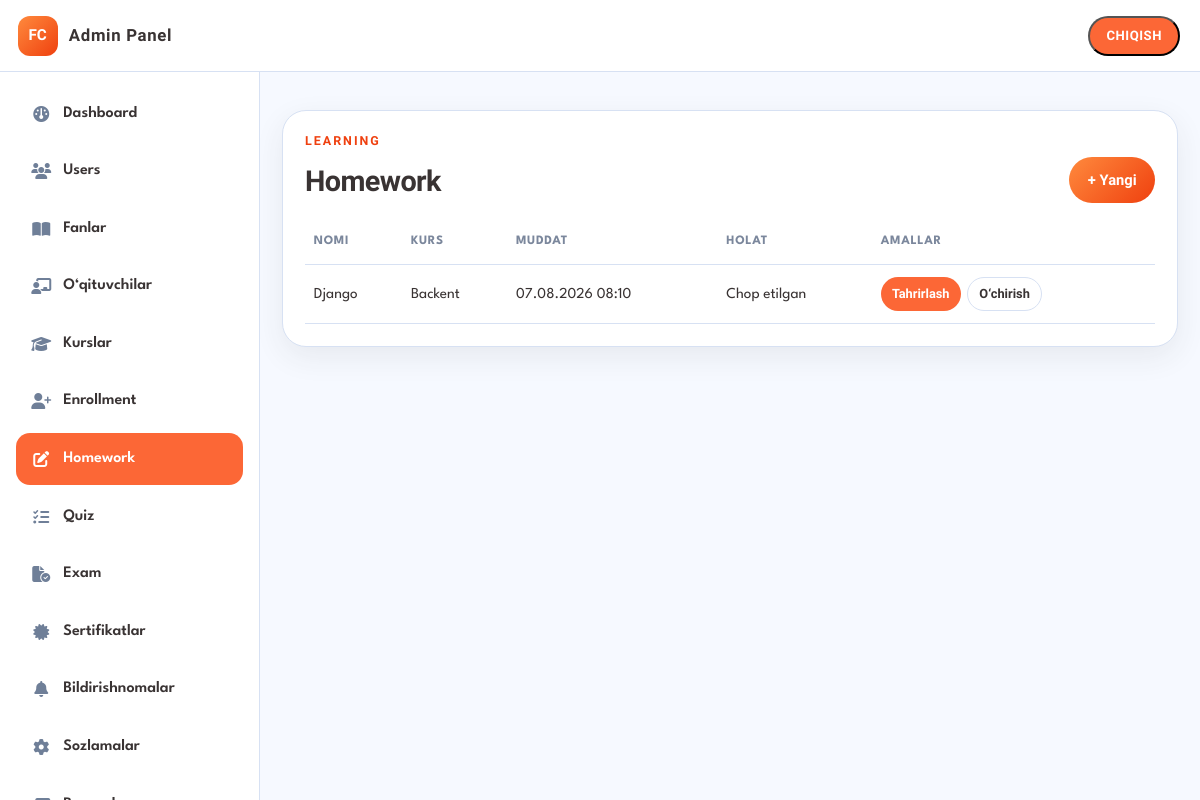
Page /portal/admin/homeworks/ (signed in) on the committed database.
### learning/models.py (models this page shows, shortened)
class Homework(models.Model):
    lesson = models.ForeignKey(
        Lesson,
        on_delete=models.CASCADE,
        related_name="homeworks",
        null=True,
        blank=True,
    )
    course = models.ForeignKey(Course, on_delete=models.CASCADE, related_name="homeworks")
    title = models.CharField(max_length=150)
    description = models.TextField(blank=True)
    due_date = models.DateTimeField(blank=True, null=True)
    is_published = models.BooleanField(default=True)
    created_at = models.DateTimeField(auto_now_add=True)
    class Meta:
        ordering = ["-created_at"]
        verbose_name = "Uy vazifa"
        verbose_name_plural = "Uy vazifalar"

class Course(models.Model):
    title = models.CharField(max_length=150)
    slug = models.SlugField(max_length=170, unique=True)
    short_description = models.CharField(max_length=300, blank=True)
    description = models.TextField(blank=True)
    cover = models.ImageField(upload_to="courses/", blank=True, null=True)
    subject = models.ForeignKey(
        Subject,
        on_delete=models.SET_NULL,
        null=True,
        blank=True,
        related_name="courses",
    )
    teacher = models.ForeignKey(
        Teacher,
        on_delete=models.SET_NULL,
        null=True,
        blank=True,
        related_name="courses",
    )
    duration = models.CharField(max_length=80, blank=True)
    is_published = models.BooleanField(default=False, db_index=True)
    show_on_landing = models.BooleanField(default=True, db_index=True)
    sort_order = models.PositiveIntegerField(default=0)
    created_at = models.DateTimeField(auto_now_add=True)
    updated_at = models.DateTimeField(auto_now=True)
    class Meta:
        ordering = ["sort_order", "title"]
        verbose_name = "Kurs"
        verbose_name_plural = "Kurslar"
    def __str__(self):
        return self.title

### portal/assessments_admin.py (the view)
# urls.py: path("portal/admin/homeworks/", views.admin_homeworks, name="admin_homeworks"),
@admin_required
def admin_homeworks(request):
    return _render(
        request,
        "portal/admin/homeworks.html",
        {
            "items": Homework.objects.select_related("course", "lesson").all(),
        },
    )

### accounts/models.py (called while the page is built)
    @property
    def is_admin(self):
        return self.role == Role.ADMIN or self.user.is_superuser

    @property
    def is_student(self):
        return self.role == Role.STUDENT and not self.user.is_superuser

### accounts/permissions.py (called while the page is built)
def get_profile(user) -> Profile:
    profile, _ = Profile.objects.get_or_create(
        user=user,
        defaults={
            "role": Role.ADMIN if user.is_superuser else Role.STUDENT,
            "full_name": user.get_full_name() or user.username,
            "is_email_verified": user.is_superuser,
            "must_change_password": not user.is_superuser,
        },
    )
    return profile

def _password_gate(request, profile):
    if profile.must_change_password:
        return redirect("accounts:force_password_change")
    return None

def admin_required(view_func):
    @login_required
    @wraps(view_func)
    def _wrapped(request, *args, **kwargs):
        profile = get_profile(request.user)
        request.profile = profile
        blocked = _password_gate(request, profile)
        if blocked:
            return blocked
        if profile.is_admin:
            return view_func(request, *args, **kwargs)
        messages.error(request, "Faqat administrator kira oladi.")
        return redirect(role_home_url_name(request.user))
    return _wrapped

### portal/assessments_admin.py (called while the page is built)
def _render(request, template, context=None):
    return render(request, template, context or {})

### templates/portal/admin/homeworks.html (shortened to what this page needs)
{% extends "portal/admin/admin_base.html" %}
{% block content %}
<section class="panel">
  <div class="panel-head">
    <div><p class="eyebrow">Learning</p><h2>Homework</h2></div>
    <a class="btn btn-primary" href="{% url 'portal:admin_homework_create' %}">+ Yangi</a>
  </div>
  <div class="table-wrap">
    <table class="data-table">
      <thead><tr><th>Nomi</th><th>Kurs</th><th>Muddat</th><th>Holat</th><th>Amallar</th></tr></thead>
      <tbody>
        {% for item in items %}
          <tr>
            <td>{{ item.title }}</td>
            <td>{{ item.course }}</td>
            <td>{% if item.due_date %}{{ item.due_date|date:"d.m.Y H:i" }}{% else %}—{% endif %}</td>
            <td>{% if item.is_published %}Chop etilgan{% else %}Qoralama{% endif %}</td>
            <td class="actions">
              <a class="btn-mini" href="{% url 'portal:admin_homework_edit' item.pk %}">Tahrirlash</a>
              <form method="post" action="{% url 'portal:admin_homework_delete' item.pk %}" onsubmit="return confirm('O‘chirishni tasdiqlaysizmi?');">
                {% csrf_token %}<button class="btn-mini ghost" type="submit">O‘chirish</button>
              </form>
            </td>
          </tr>
        {% empty %}
          <tr><td colspan="5">Uy vazifa yo‘q.</td></tr>
        {% endfor %}
      </tbody>
    </table>
  </div>
</section>
{% endblock %}

### static/css/styles.css (style rules this page uses)
:root { --bg: #f6f9ff; --white: #ffffff; --main-dark: #393333; --muted: #7b879c; --stroke: #d7e1f3; --icon-light: #e6edfb; --accent: #fc6736; --accent-deep: #ef400f; --blue: #009bf5; --blue-2: #3b82f6; --blue-soft: #60a5fa; --green: #00cc81; --cyan: #00bcd3; --gold: #fdc61d; --sidebar: 260px; --topbar: 72px; --radius: 20px; --shadow: 0 10px 30px rgba(57, 51, 51, 0.08); --font: "League Spartan", system-ui, sans-serif; --font-display: "Oxanium", system-ui, sans-serif; }
*, *::before, *::after { box-sizing: border-box; }
html { scroll-behavior: smooth; }
body { margin: 0; font-family: var(--font); color: var(--main-dark); background: var(--bg); line-height: 1.5; }
a { color: inherit; text-decoration: none; }
h1, h2, h3, .brand-text, .eyebrow { font-family: var(--font-display); margin: 0; letter-spacing: -0.02em; }
p { margin: 0; }
.eyebrow { font-size: 0.78rem; font-weight: 700; letter-spacing: 0.16em; text-transform: uppercase; margin-bottom: 0.55rem; opacity: 0.9; }
.panel .eyebrow, .growth-panel .eyebrow, .streak-panel .eyebrow, .contact-panel .eyebrow { color: var(--accent-deep); opacity: 1; }
.btn { display: inline-flex; align-items: center; justify-content: center; min-height: 46px; padding: 0.7rem 1.15rem; border-radius: 999px; border: 0; font-family: var(--font-display); font-weight: 700; font-size: 0.92rem; cursor: pointer; transition: transform 0.2s ease, filter 0.2s ease, background 0.2s ease; }
.btn-primary { background: linear-gradient(135deg, #ff8a3d, var(--accent-deep)); color: #fff; }
.panel { margin-top: 1.1rem; padding: 1.35rem; background: var(--white); border: 1px solid var(--stroke); border-radius: 24px; box-shadow: var(--shadow); }
.panel-head { display: flex; align-items: end; justify-content: space-between; gap: 1rem; margin-bottom: 1.1rem; }
.panel h2, .growth-panel h2, .streak-panel h2, .contact-panel h2 { font-size: clamp(1.35rem, 2.4vw, 1.8rem); font-weight: 800; }

### static/css/portal.css (style rules this page uses)
.portal-body { min-height: 100svh; }
.table-wrap { overflow-x: auto; }
.data-table { width: 100%; border-collapse: collapse; font-size: 0.95rem; }
.data-table th, .data-table td { padding: 0.75rem 0.55rem; border-bottom: 1px solid var(--stroke); text-align: left; vertical-align: middle; }
.data-table th { color: var(--muted); font-size: 0.8rem; text-transform: uppercase; letter-spacing: 0.05em; }
.actions { display: flex; gap: 0.4rem; flex-wrap: wrap; }
.actions form { margin: 0; }
.btn-mini { display: inline-flex; align-items: center; justify-content: center; min-height: 34px; padding: 0 0.7rem; border-radius: 999px; border: 0; background: var(--accent); color: #fff; font-weight: 700; font-size: 0.8rem; cursor: pointer; font-family: var(--font-display); }
.btn-mini.ghost { background: #fff; color: var(--main-dark); border: 1px solid var(--stroke); }

### rows in the picture
Homework: title "Django", course "Backent", due_date "07.08.2026 08:10", is_published "Chop etilgan"
